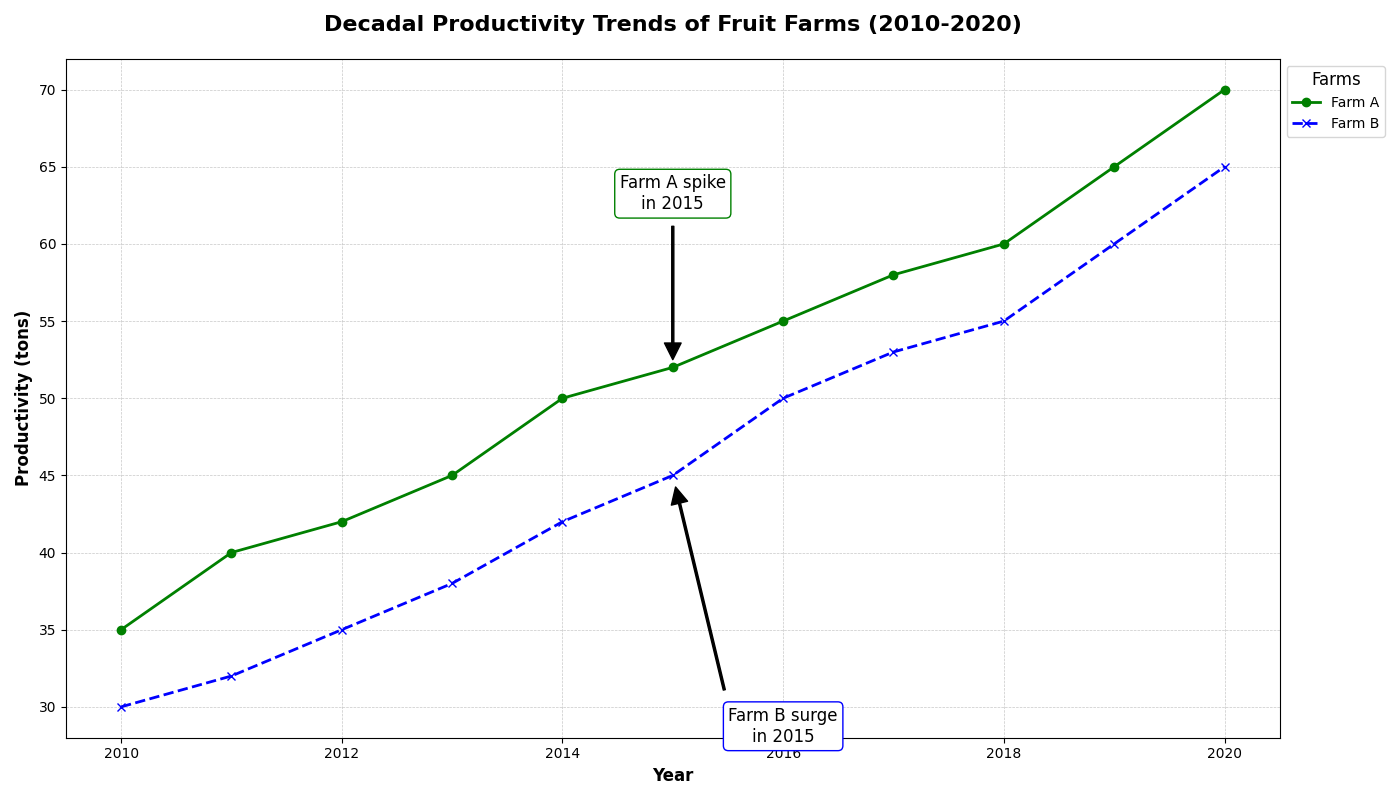

Here is the Python script that generated this plot:
import matplotlib.pyplot as plt
import numpy as np

# Backstory:
# The chart represents the annual productivity of two different fruit farms (Farm A and Farm B) over a decade. 
# The data is fictional and crafted purely for demonstrating the trend analysis over time.

# Data Preparation: Productivity (in tons) of Farm A and Farm B over the years 2010 to 2020
years = np.arange(2010, 2021)
farm_a_productivity = np.array([35, 40, 42, 45, 50, 52, 55, 58, 60, 65, 70])
farm_b_productivity = np.array([30, 32, 35, 38, 42, 45, 50, 53, 55, 60, 65])

# Create subplots with different line types for different farms
fig, ax = plt.subplots(figsize=(14, 8))

# Plot Farm A productivity
ax.plot(years, farm_a_productivity, color='green', linestyle='-', linewidth=2, marker='o', label='Farm A')

# Plot Farm B productivity
ax.plot(years, farm_b_productivity, color='blue', linestyle='--', linewidth=2, marker='x', label='Farm B')

# Highlight specific year with annotations
highlight_year = 2015
highlight_a = farm_a_productivity[years.tolist().index(highlight_year)]
highlight_b = farm_b_productivity[years.tolist().index(highlight_year)]
ax.annotate(f"Farm A spike\nin {highlight_year}", xy=(highlight_year, highlight_a), xytext=(highlight_year, highlight_a + 10),
            arrowprops=dict(facecolor='black', shrink=0.05, width=1.5),
            fontsize=12, ha='center', va='bottom', bbox=dict(boxstyle="round,pad=0.3", edgecolor='green', facecolor='white'))

ax.annotate(f"Farm B surge\nin {highlight_year}", xy=(highlight_year, highlight_b), xytext=(highlight_year + 1, highlight_b - 15),
            arrowprops=dict(facecolor='black', shrink=0.05, width=1.5),
            fontsize=12, ha='center', va='top', bbox=dict(boxstyle="round,pad=0.3", edgecolor='blue', facecolor='white'))

# Setting the title, labels, and legend
ax.set_title("Decadal Productivity Trends of Fruit Farms (2010-2020)", fontsize=16, fontweight='bold', pad=20)
ax.set_xlabel("Year", fontsize=12, fontweight='bold')
ax.set_ylabel("Productivity (tons)", fontsize=12, fontweight='bold')

# Adding grid for better readability
ax.grid(visible=True, linestyle='--', linewidth=0.5, alpha=0.7)

# Display the legend
ax.legend(title='Farms', title_fontsize=12, fontsize=10, loc='upper left', bbox_to_anchor=(1, 1))

# Automatically adjust plot params
plt.tight_layout()

# Show the plot
plt.show()
